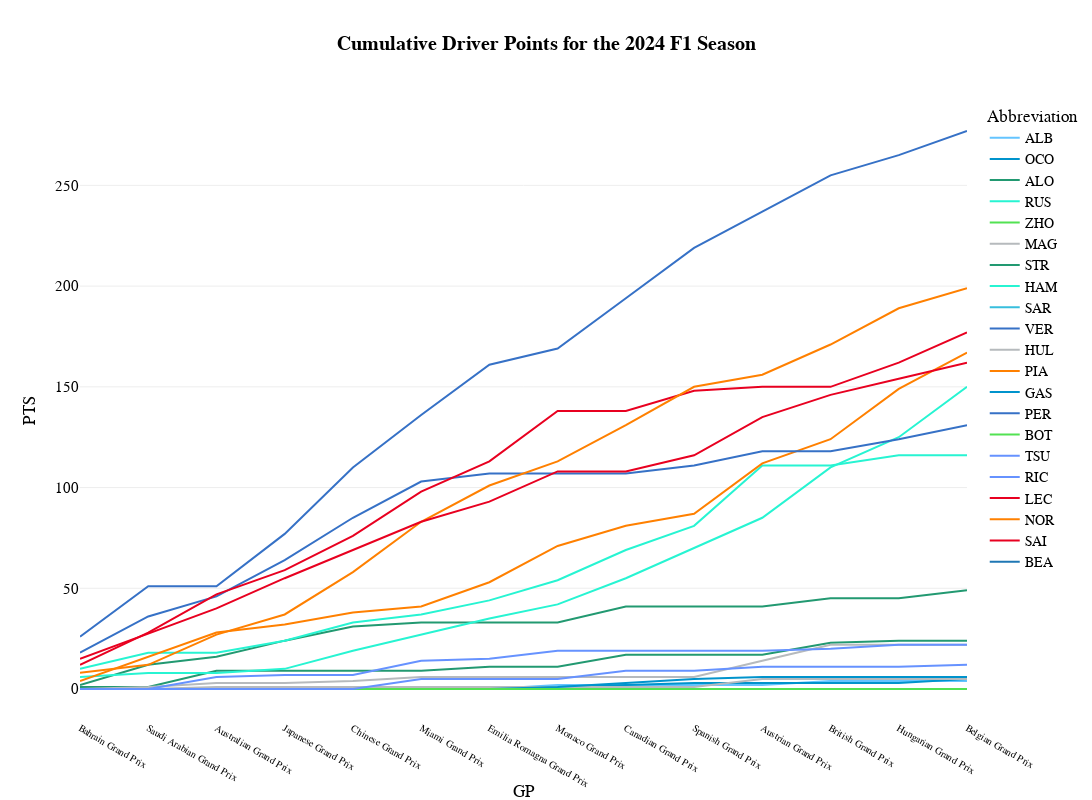

The code cell stored with this chart in its notebook:
### Code cell
fig=px.line(
        df_bq_driver, 
        x="GP", 
        y="PTS", 
        color='Abbreviation', 
        # markers=True,
        hover_data=['DriverNumber','TeamName', 'Position', 'GridPosition', 'Status', 'Year', 'GP', 'RoundNumber'], 
        template="xgridoff",
        title="<b>Cumulative Driver Points for the {} F1 Season</b>".format(years),
        height=800, 
        width=1200,
        color_discrete_map={
                "ALB": "#64C4FF",
                "ALO": "#229971",
                "BOT": "#52e252",
                "GAS": "#0093cc",
                "HAM": "#27F4D2",
                "HUL": "#B6BABD",
                "LEC": "#E80020",
                "MAG": "#B6BABD",
                "NOR": "#FF8000",
                "OCO": "#0093cc",
                "PER": "#3671C6",
                "PIA": "#FF8000",
                "RIC": "#6692FF",
                "RUS": "#27F4D2",
                "SAI": "#E80020",
                "SAR": "#37BEDD",
                "STR": "#229971",
                "TSU": "#6692FF",
                "VER": "#3671C6",
                "ZHO": "#52e252"
          },
        )
fig.update_layout(
    yaxis = dict(tickfont = dict(size=15)),
    xaxis = dict(tickfont = dict(size=10)),
    font=dict(
        family="PT Sans Narrow",
        size=14,
        color="Black"
    ),
    title_font_family="PT Sans Narrow",
    # margin=dict(l=10, r=5, t=55, b=20),
    hoverlabel=dict(
    bgcolor="white",
    font_size=16,
    font_family="PT Sans Narrow"
    ),

)
